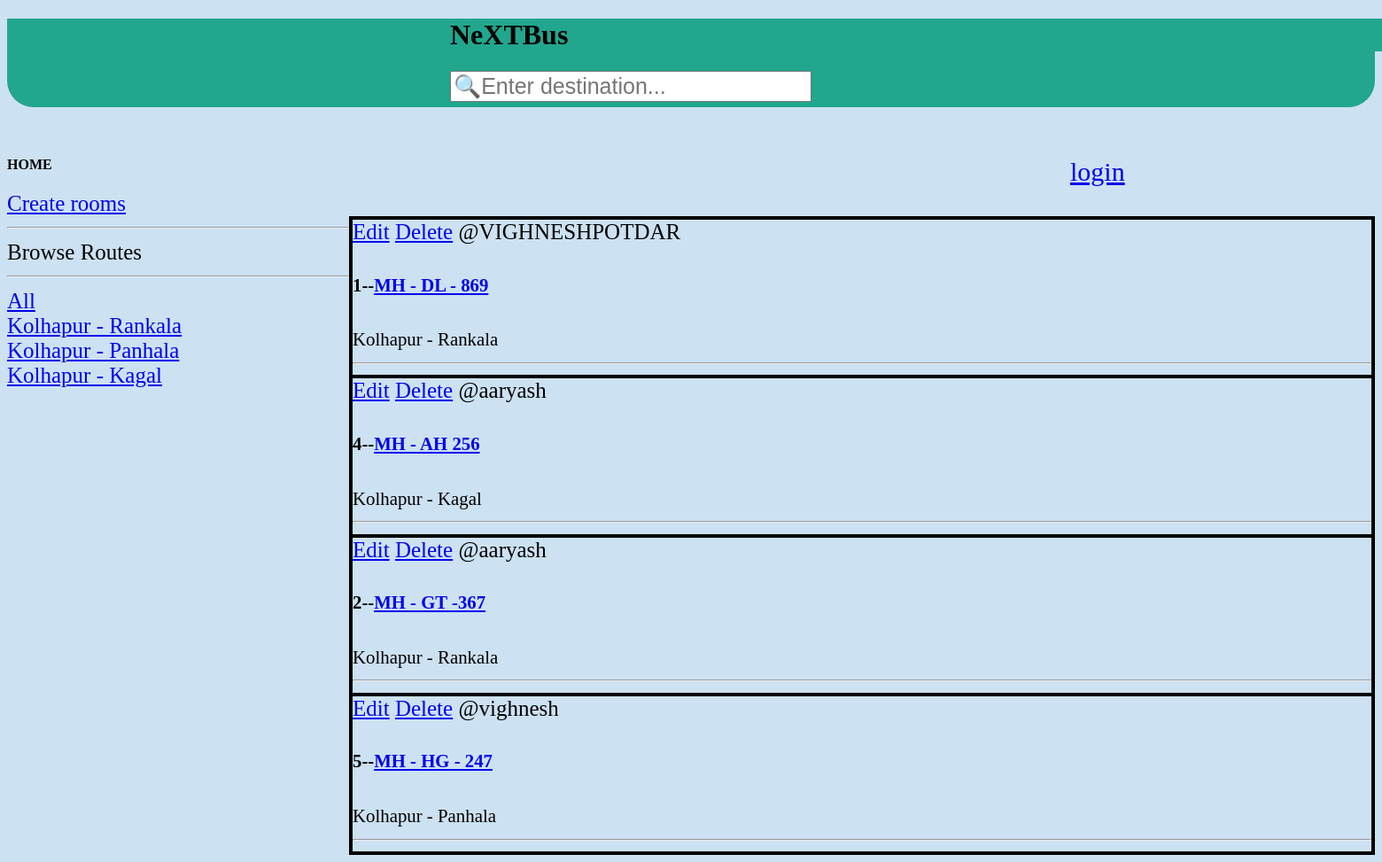
The page / on the database its author committed.
### base/models.py (models this page shows, shortened)
class Route(models.Model):
    name = models.CharField(max_length=200)

class Room(models.Model):
    host = models.ForeignKey(User,on_delete=models.SET_NULL,null = True)
    route = models.ForeignKey(Route,on_delete=models.SET_NULL,null = True)
    name = models.CharField(max_length = 200)
    description = models.TextField(null = True,blank = True)
    updated = models.DateTimeField(auto_now=True)
    created = models.DateTimeField(auto_now_add = True)
    class Meta:
        ordering = ['-updated','-created']

### base/views.py (the view)
# urls.py: path('',views.home,name = "home"),
def home(request):
    q = request.GET.get('q') if request.GET.get('q')!= None else ''
    rooms = Room.objects.filter(
         Q(route__name__icontains=q) ,
         Q(name__icontains=q) ,
         Q(description__icontains=q)
     )
    routes = Route.objects.all()
    context = {'rooms':rooms , 'routes': routes }
    return render (request,'base/home.html',context)

### base/templates/base/home.html (shortened to what this page needs)
{% extends 'main.html' %}
{% block content %}
<h4>HOME</h4>
<div class="cont1">
     <a href = "{% url 'create-room' %}">Create rooms</a> </div>
<div class="home-container">
    <div class="cont1">
        <hr>Browse Routes</h3>
        <hr>
        <div class="cont1">
            <a href="{% url 'home' %}">All</a>
        </div>
        {% for route in routes %}
          <div class="cont1">
            <a href="{% url 'home' %}?q=">{{route.name}}</a>
          </div>
        {% endfor %}
    </div>
    <div>
        <div class="cont">
            {% for room in rooms %}
            <div class="box1">
                <a href = "{% url 'update-room' room.id %}" >Edit</a>
                <a href = "{% url 'delete-room' room.id %}" >Delete</a>
                <span>@{{room.host.username}}</span>
                <h5>{{room.id}}--<a href = "{% url 'room' room.id %}">{{room.name}}</a></h5>
                <small>{{room.route.name}}</small>
                <hr>
            </div>
            {% endfor %}
        </div>
    </div>
</div>
{% endblock %}

### templates/main.html (shortened to what this page needs)
<!DOCTYPE html>
{% load static %}
<html>
<head>
<link rel='stylesheet' type='text/css' media = 'screen' href ="{% static 'style/main.css' %}">
</head>
<body>
    {% include 'navbar.html' %}
    {% block content %}
    {% endblock %}
</body>
</html>

### templates/navbar.html (shortened to what this page needs)
<div class="container1">
<div class="container-fluid">
<form method="GET" action="{% url 'home' %}">
    <h1 style ="background-color:rgb(34,166,142)">NeXTBus</h1>
    <input type="text" name="q" placeholder="🔍Enter destination..." />
</form>
</div></div>
<div class="container">
{% if request.user.is_authentication %}
<a href="{% url 'logout' %}">Logout</a>
{% else %}
<a href="{% url 'login' %}">login</a>
{% endif %}
</div>

### static/style/main.css (style rules this page uses)
h1 { background-color: aqua; }

### rows shown on the page
Route: name "Kolhapur - Rankala"
Route: name "Kolhapur - Panhala"
Route: name "Kolhapur - Kagal"
Room: host.username "VIGHNESHPOTDAR", id "1", name "MH - DL - 869", route.name "Kolhapur - Rankala"
Room: host.username "aaryash", id "4", name "MH - AH 256", route.name "Kolhapur - Kagal"
Room: host.username "aaryash", id "2", name "MH - GT -367", route.name "Kolhapur - Rankala"
Room: host.username "vighnesh", id "5", name "MH - HG - 247", route.name "Kolhapur - Panhala"
